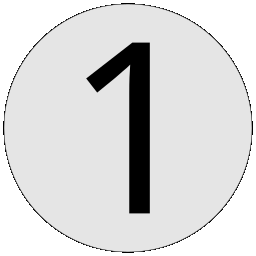
#> input picture DNH/HMDOpView/CarIco_Sample1.png, 256 x 256 px
$ python -i threshold.py   (imports and definitions only)
#> lines starting #> are read from the running program, lines starting #| are printed output that depends on the picture; after the words box and inside, x2 and y2 are one past the last pixel; in counts of white or black regions, pixels touching at a corner belong together
#> further down, picture is the input picture: shape (256, 256, 3); min 0, max 255, mean 218.1
import numpy as np
import cv2
from skimage.filters import threshold_yen


def thresholding(image: np.ndarray):
    grey = cv2.cvtColor(image, cv2.COLOR_BGR2GRAY)
    clahe = cv2.createCLAHE(clipLimit=2.7)
    cl = clahe.apply(grey)

    thresh = threshold_yen(cl)
#> thresh = 231
    binary = cl.copy()
    binary[binary <= thresh] = 0
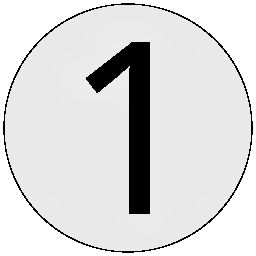
#> binary: shape (256, 256); min 0, max 255, mean 218
    binary = cv2.medianBlur(binary, 7)
    edges = cv2.Canny(binary, 120, 220)
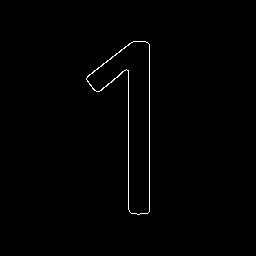
#> edges: shape (256, 256); 0.74% white in thin lines or dots, all inside (x1, y1, x2, y2) = (86, 41, 150, 215)
    kernel = cv2.getStructuringElement(cv2.MORPH_ELLIPSE, (3, 3), anchor=(1, 1))
    dilated = cv2.dilate(edges, kernel)
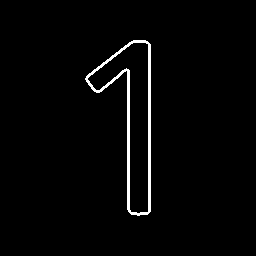
#> dilated: shape (256, 256); 2.1% white; 1 white region, box (x1, y1, x2, y2) and area: (85, 40, 151, 216) 1356

    flood = dilated.copy()
    cv2.floodFill(flood, mask=None, seedPoint=(0, 0), newVal=255)
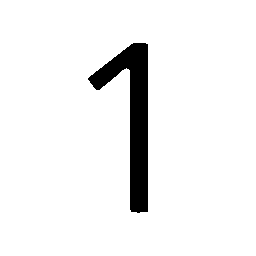
#> flood: shape (256, 256); 94.2% white; 1 black region, box (x1, y1, x2, y2) and area: (88, 43, 148, 213) 3800
    return ~flood

>>> import cv2
>>> picture = cv2.imread('../../DNH/HMDOpView/CarIco_Sample1.png')
>>> result = thresholding(picture)

$ run again, on DNH/HMDOpView/CarIco_Sample2.png
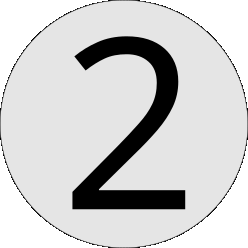
#> input picture DNH/HMDOpView/CarIco_Sample2.png, 248 x 248 px
#> picture is the input picture: shape (248, 248, 3); min 0, max 255, mean 206.4
#> thresh = 231
#> in thresholding, `edges = cv2.Canny(binary, 120, 220)`:
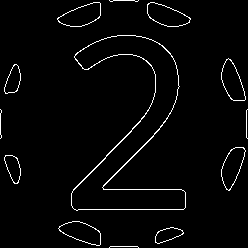
#> edges: shape (248, 248); 2.7% white in thin lines or dots
#> dilated: shape (248, 248); 7.4% white; 13 white regions, largest, box (x1, y1, x2, y2) and area: (70, 34, 187, 212) 2154, (56, 1, 102, 28) 305, (146, 1, 192, 28) 301
#> in thresholding, `cv2.floodFill(flood, mask=None, seedPoint=(0, 0), newVal=255)`:
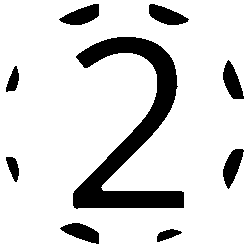
#> flood: shape (248, 248); 85% white; 9 black regions, largest, box (x1, y1, x2, y2) and area: (73, 37, 184, 209) 6217, (59, 4, 99, 25) 509, (149, 4, 189, 25) 503
